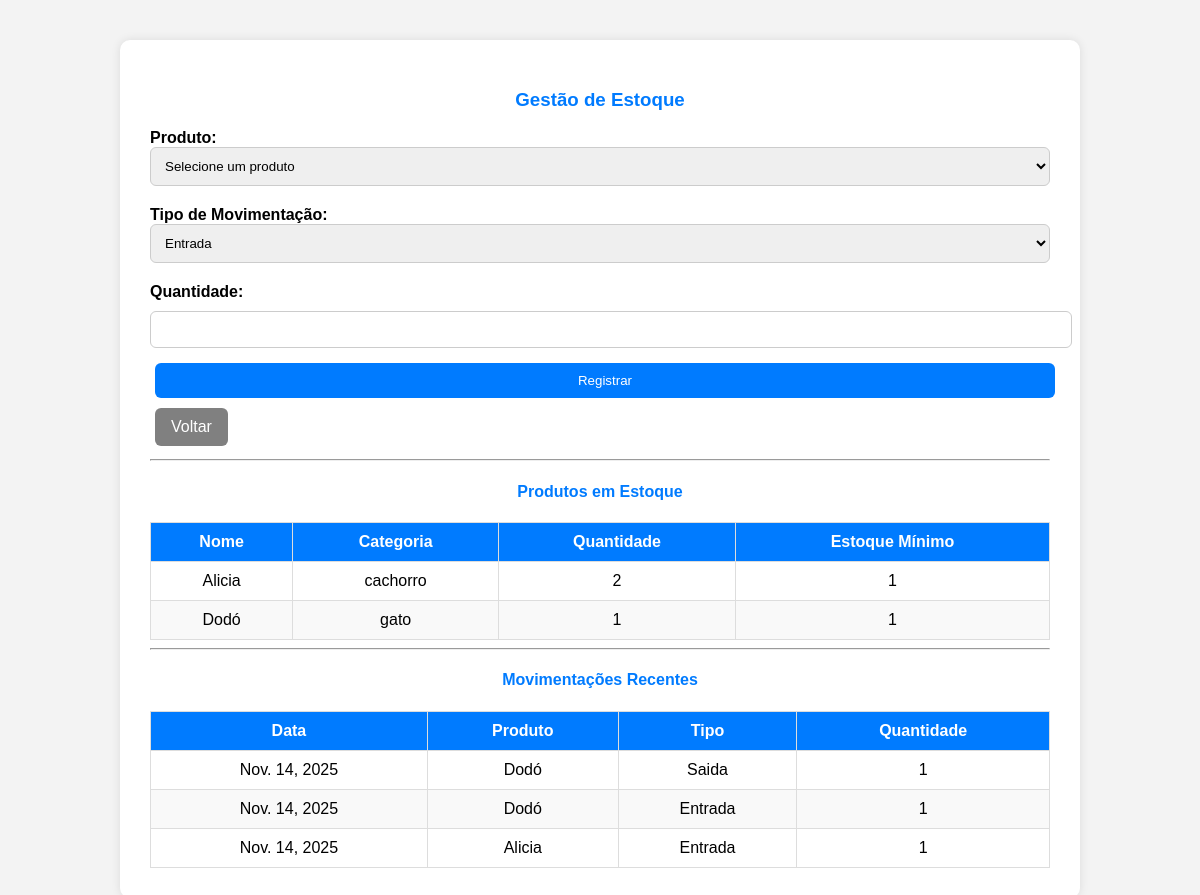
Page /estoque/ on the committed database.
### produtos/models.py (models this page shows, shortened)
class Produto(models.Model):
    nome = models.CharField(max_length=100)
    categoria = models.CharField(max_length=50)
    preco = models.DecimalField(max_digits=10, decimal_places=2)
    quantidade_estoque = models.IntegerField(default=0)
    estoque_minimo = models.IntegerField(default=0)
    descricao = models.CharField(max_length=255, blank=True, null=True)

### estoque/models.py (models this page shows, shortened)
class Movimentacao(models.Model):
    TIPO_CHOICES = [
        ('entrada', 'Entrada'),
        ('saida', 'Saída'),
    ]
    produto = models.ForeignKey(Produto, on_delete=models.CASCADE, related_name='movimentacoes_estoque')
    tipo = models.CharField(max_length=10, choices=TIPO_CHOICES)
    quantidade = models.PositiveIntegerField()
    data = models.DateField(auto_now_add=True)

### estoque/views.py (the view, shortened to what this page needs)
# urls.py: path('', views.gestao_estoque, name='gestao_estoque'),
def gestao_estoque(request):
    produtos = list(Produto.objects.all())
    movimentacoes = Movimentacao.objects.select_related('produto').order_by('-data')[:10]
    n = len(produtos)
    for i in range(n):
        for j in range(0, n - i - 1):
            if produtos[j].nome.lower() > produtos[j + 1].nome.lower():
                produtos[j], produtos[j + 1] = produtos[j + 1], produtos[j]
    return render(request, 'estoque/gestao_estoque.html', {
        'produtos': produtos,
        'movimentacoes': movimentacoes
    })

### estoque/templates/estoque/gestao_estoque.html (shortened to what this page needs)
{% extends 'usuarios/base.html' %}
{% load static %}
{% block content %}
<link rel="stylesheet" href="{% static 'estoque/style.css' %}">
<div class="container">
    <h3>Gestão de Estoque</h3>
    <form method="post">
        <label for="produto">Produto:</label>
        <select name="produto" required>
            <option value="">Selecione um produto</option>
        </select>
        <label for="tipo">Tipo de Movimentação:</label>
        <select name="tipo" required>
            <option value="entrada">Entrada</option>
        </select>
        <label for="quantidade">Quantidade:</label>
        <input type="number" name="quantidade" min="1" required>
        <button type="submit">Registrar</button>
        <a href="{% url 'home' %}" class="menu-btn gray">Voltar</a>
    </form>
    <hr>
    <h4>Produtos em Estoque</h4>
    <table>
        <thead>
            <tr>
                <th>Nome</th>
                <th>Categoria</th>
                <th>Quantidade</th>
                <th>Estoque Mínimo</th>
            </tr>
        </thead>
        <tbody>
            {% for p in produtos %}
            <tr {% if p.quantidade_estoque < p.estoque_minimo %} style="background-color: #ffe6e6;" {% endif %}>
                <td>{{ p.nome }}</td>
                <td>{{ p.categoria }}</td>
                <td>{{ p.quantidade_estoque }}</td>
                <td>{{ p.estoque_minimo }}</td>
            </tr>
            {% empty %}
            <tr>
                <td colspan="4" style="text-align:center;">Nenhum produto encontrado.</td>
            </tr>
            {% endfor %}
        </tbody>
    </table>
    <hr>
    <h4>Movimentações Recentes</h4>
    <table>
        <thead>
            <tr>
                <th>Data</th>
                <th>Produto</th>
                <th>Tipo</th>
                <th>Quantidade</th>
            </tr>
        </thead>
        <tbody>
            {% for m in movimentacoes %}
            <tr>
                <td>{{ m.data }}</td>
                <td>{{ m.produto.nome }}</td>
                <td>{{ m.tipo|title }}</td>
                <td>{{ m.quantidade }}</td>
            </tr>
            {% empty %}
            <tr>
                <td colspan="4" style="text-align:center;">Nenhuma movimentação registrada.</td>
            </tr>
            {% endfor %}
        </tbody>
{% endblock %}

### usuarios/templates/usuarios/base.html (shortened to what this page needs)
<!DOCTYPE html>
<html lang="pt-br">
<head>
    {% load static %}
    <link rel="stylesheet" href="{% static 'usuarios/style.css' %}">
</head>
<body>
<div class="wrapper">
    {% block content %}
    {% endblock %}
</div>
</body>
</html>

### usuarios/static/usuarios/style.css (style rules this page uses)
body { font-family: Arial, sans-serif; background-color: #f3f3f3; margin: 0; padding: 0; display: flex; flex-direction: column; min-height: 100vh; }
.container { background-color: white; max-width: 400px; margin: 60px auto; padding: 30px; border-radius: 10px; box-shadow: 0px 0px 10px rgba(0,0,0,0.1); }
input, button { width: 100%; padding: 10px; margin-top: 10px; border-radius: 6px; border: 1px solid #ccc; }
button { background-color: #007bff; color: white; border: none; cursor: pointer; }
.menu-btn { display: inline-block; background-color: #007bff; color: white; text-decoration: none; padding: 12px 18px; margin: 10px; border-radius: 8px; transition: background-color 0.3s; }

### estoque/static/estoque/style.css (style rules this page uses)
.container { background-color: #ffffff; max-width: 900px; margin: 40px auto; padding: 30px; border-radius: 10px; box-shadow: 0px 0px 10px rgba(0,0,0,0.1); }
h3, h4 { text-align: center; color: #007bff; }
form label { display: block; margin-top: 10px; font-weight: bold; }
form select, form input { width: 100%; padding: 10px; border-radius: 6px; border: 1px solid #ccc; margin-bottom: 10px; }
button, .menu-btn { background-color: #007bff; color: white; padding: 10px 16px; border: none; border-radius: 6px; cursor: pointer; text-decoration: none; display: inline-block; margin: 5px; transition: background-color 0.3s; }
.menu-btn.gray { background-color: gray; }
table { width: 100%; border-collapse: collapse; margin-top: 20px; }
table th, table td { border: 1px solid #ddd; padding: 10px; text-align: center; }
table th { background-color: #007bff; color: white; }
table tr:nth-child(even) { background-color: #f9f9f9; }

### rows in the picture
Produto: nome "Alicia", categoria "cachorro", quantidade_estoque "2", estoque_minimo "1"
Produto: nome "Dodó", categoria "gato", quantidade_estoque "1", estoque_minimo "1"
Movimentacao: data "Nov. 14, 2025", produto.nome "Dodó", tipo "Saida", quantidade "1"
Movimentacao: data "Nov. 14, 2025", produto.nome "Dodó", tipo "Entrada", quantidade "1"
Movimentacao: data "Nov. 14, 2025", produto.nome "Alicia", tipo "Entrada", quantidade "1"
